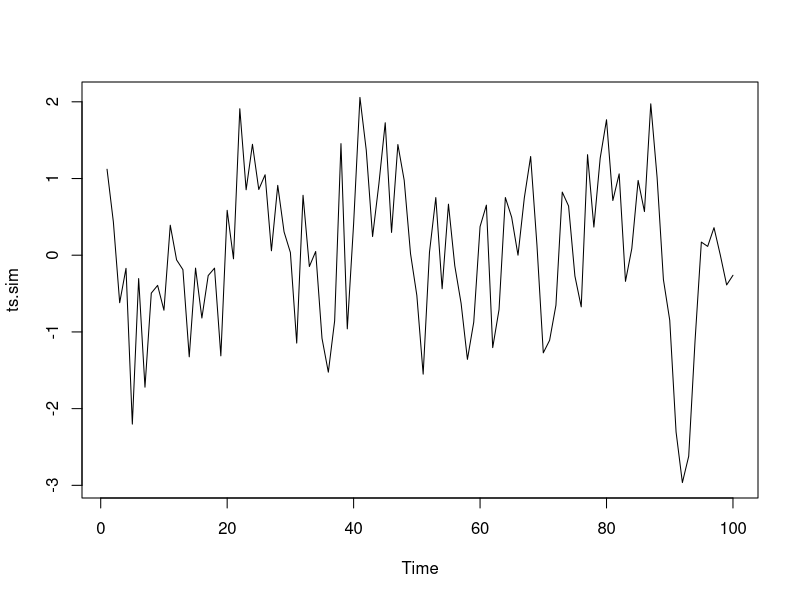
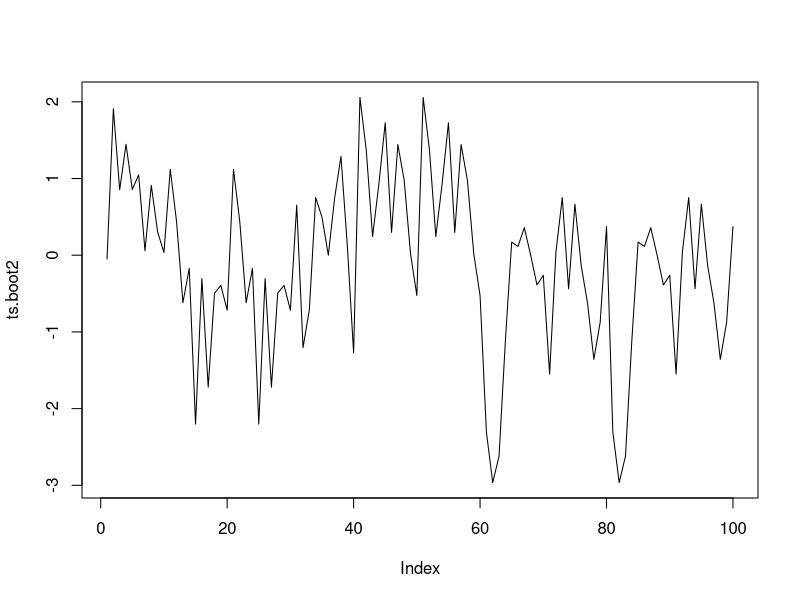

These figures' R source, in order: (Note: this script raises an error after producing the figures.)
## ---- chunk 1
knitr::opts_chunk$set(echo = TRUE)
## ---- chunk 2
ts.sim <- arima.sim(list(order = c(1, 0, 0), ar = 0.5), n = 100) 
ts.sim
plot(ts.sim)
## ---- chunk 3
ts.blocks <- list(ts.sim[c(1:10)], ts.sim[c(11:20)], ts.sim[c(21:30)], ts.sim[c(31:40)], ts.sim[c(41:50)], ts.sim[c(51:60)], ts.sim[c(61:70)], ts.sim[c(71:80)], ts.sim[c(81:90)], ts.sim[c(91:100)])
ts.blocks
## ---- chunk 4
ts.boot1 <- sample(ts.blocks, 10, replace = T)
ts.boot1
class(ts.boot1)
## ---- chunk 5
ts.boot2 <- c()
for(i in 1:10) {
  for(j in 1: 10) {
    ts.boot2 <- c(ts.boot2, ts.boot1[[i]][[j]])
  }
}
ts.boot2
class(ts.boot2)
## ---- chunk 6
plot(ts.boot2, type = "l")
## ---- chunk 7
ts.sim <- arima.sim(list(order = c(1, 0, 0), ar = 0.5), n = 100) 
single_point <- function(ts.series, B, b, overlap)
{
  point1 <- sample(c(1:length(ts.series)), 1, replace = T)
  print(point1)
}
bootstrap(ts.sim, 0, 0, F)
